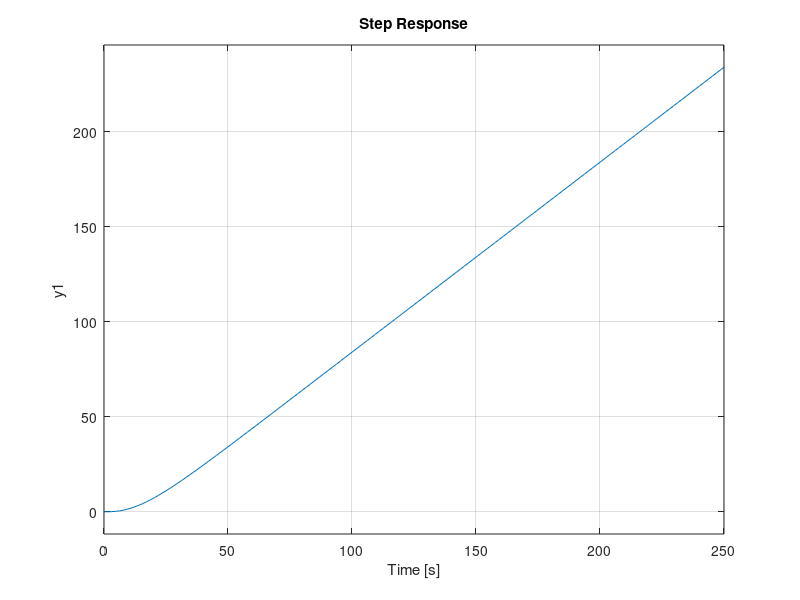
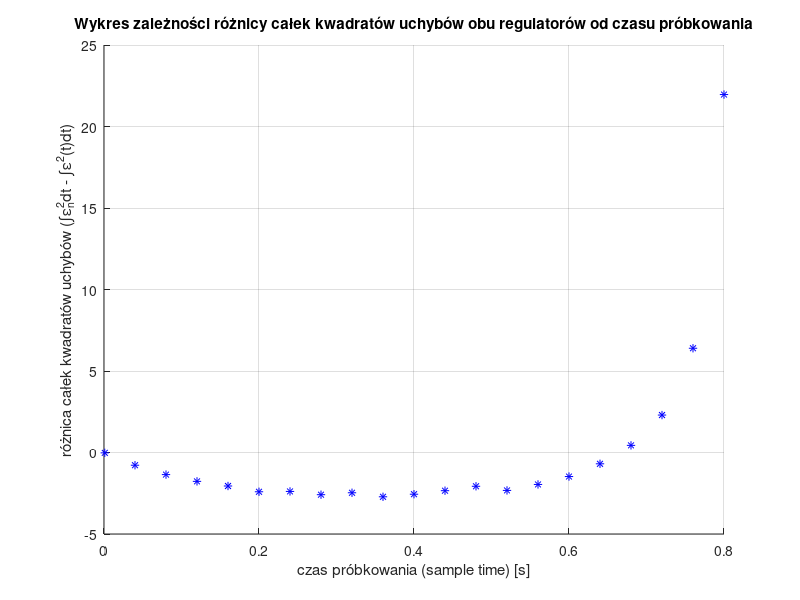

Source code (MATLAB) for these figures, in order:
% SPC-LAB4
% Konrad Białek 248993
 
clear;
clc; close all; 
t0=250;

%% 1. definicja systemu
T1=11; T2=5;
SYS1=tf([1],[T1 1 0]);
SYS2=tf([1],[T2 1]);
SYS=SYS1*SYS2;
step(SYS,t0);

%% 2. analiza regulatorów ciągłego i dyskretnego
y0=1;

i=21;
T=[0.001 0.04:0.04:0.8 1];

% wyznaczenie nastaw regulatora dyskretnego przy pomocy funkcji c2d()
PIDdyskr_p=c2d(tf([0.138853730402029]),T(i));
PIDdyskr_i=c2d(tf([0.00141162222627038],[1 0]),T(i));
PIDdyskr_d=c2d(tf([25.476518479819823 0],[1 14.3917663722426]),T(i));

%sim('spc4',T0); 
% niewykorzystane - symulacja uruchamiana z poziomu narzędzia Simulink

%% wykres różnicy uchybów

roznica=[-0.02138;-0.78020;-1.35600;-1.77100;-2.05500;-2.40900;-2.38800;
    -2.58800;-2.47000;-2.71700;-2.55900;-2.34300;-2.07200;-2.32600;
    -1.96000;-1.47500;-0.69330;0.43780;2.29700;6.39600;21.96000];

figure(2); hold on; grid on;
plot(T(1,1:21),roznica','b*');
xlabel('czas próbkowania (sample time) [s]'); ylabel('różnica całek kwadratów uchybów (\int\epsilon_n^2dt - \int\epsilon^2(t)dt)'); 
title('Wykres zależności różnicy całek kwadratów uchybów obu regulatorów od czasu próbkowania');
